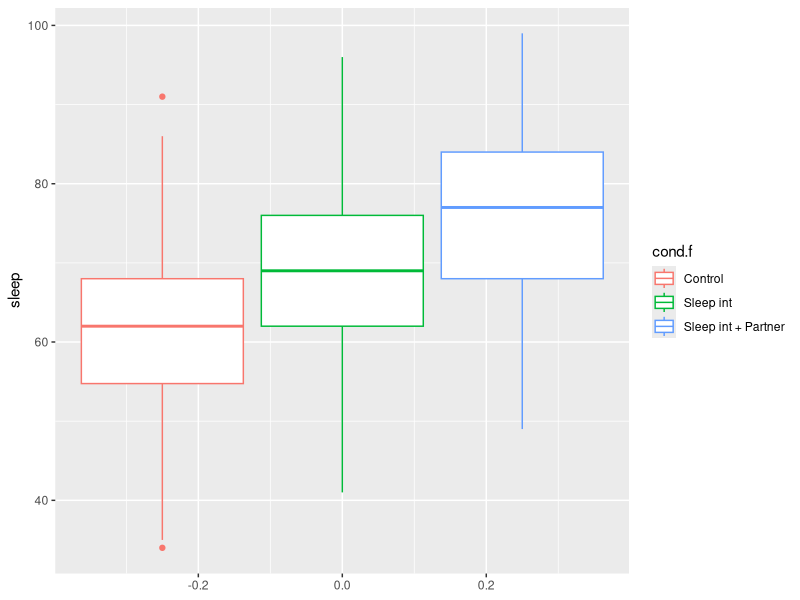

This chart was generated by the following R code:
## ---- chunk 1
library(tidyverse)
library(psych)
## ---- chunk 2
slp <- read_csv("slpdata.csv")
## ---- chunk 3
slp_reduced <- select(slp, cond, sleep)
## ---- chunk 4
slp_reduced <- slp_reduced %>% 
  mutate(cond.f = factor(cond, 
                                levels = c(1,2,3),
                                labels = c("Control", "Sleep int", "Sleep int + Partner")))
## ---- chunk 5

describe(slp_reduced)

## ---- chunk 6
slp_grouped <- group_by(slp_reduced, cond.f)
summarize(slp_grouped, sleep_mean = mean(sleep))
## ---- chunk 7
ggplot(slp_reduced, aes(y = sleep, group = cond.f, color = cond.f)) +
  geom_boxplot() 
## ---- chunk 8
lm1 <- lm(sleep ~ cond.f, data = slp_reduced)
anova(lm1)
## ---- chunk 9
22892 / (22892 + 65385)
## ---- chunk 10
c1 <- c(-1, 0, 1)
c2 <- c(0, -1, 1)
## ---- chunk 11

contrasts(slp_reduced$cond.f) <-  cbind(c1,c2)

## ---- chunk 12
#View the structure and attributes
str(slp_reduced)

## ---- chunk 13
attributes(slp_reduced$cond.f)
## ---- chunk 14
lm_contrast <- lm(sleep ~ cond.f, data = slp_reduced)
summary.lm(lm_contrast)
